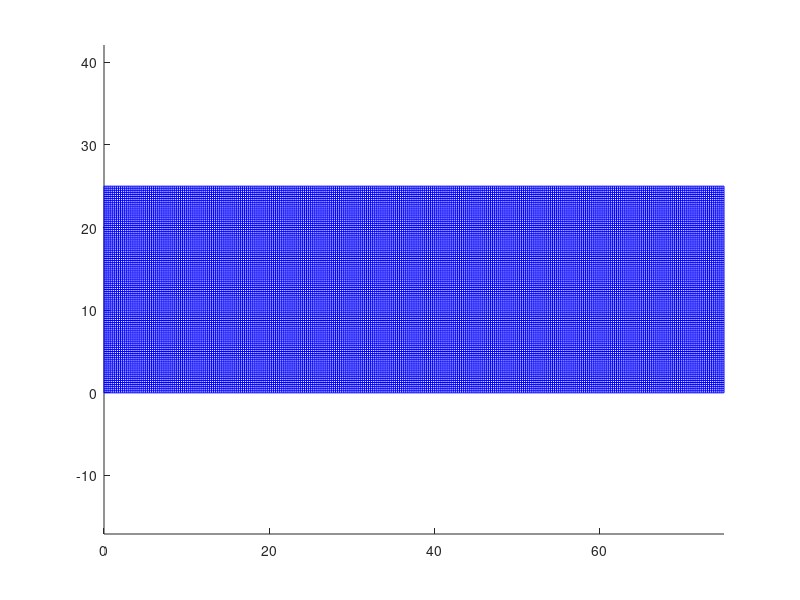
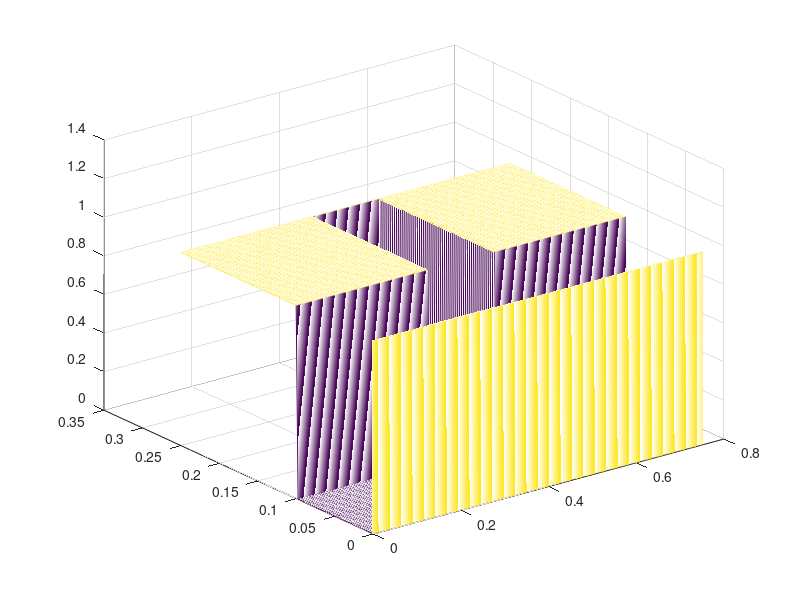
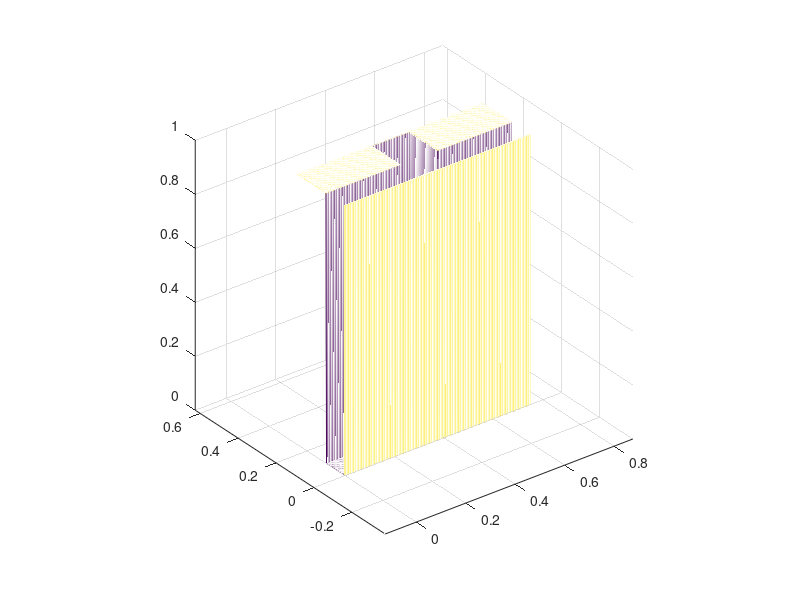

These charts were generated, in order, by the following MATLAB code: (Note: this script raises an error after producing the figures.)
close all
clear all
clc

%% Parámetros
L1=30;%cm debe ser >b/2
L2=15;%cm
L3=30;%cm
b=10;%cm
W=15;%cm
dx=0.25;%cm
dy=0.25;%cm,
pendiente=1/500;%sin(theta)=tan(theta)


%% los dx

x=0;%en cm
figure
N=1;

while x<=L1+L2+L3 %lineas verticales
    y1=0;%cm
    y2=W+b;%cm    
    X1(N)=x; %cm - el definitivo que se guarda    
    %dx=0.1*dx;%Aqui paso dx  de mm a cm
    line([x,x],[y1,y2], 'color','b', 'linewidth',0.1); hold on;
    x=x+dx ;
    N=N+1;    
end
% los dy
y=0;
M=1;
while y<=b+W %lineas horizontales
   Y1(M)=y;
   x1=0;
   x2=L1+L2+L3;         
   line([x1,x2],[y,y],'color','b');hold on;
   %dy=dy*0.1;
   y=y+dy;
   M=M+1;
end
axis equal

N=N-1; M=M-1;
X=zeros(M,N);
Y=zeros(M,N);
Z=zeros(M,N);
%% de cm a m
X1=X1/100;
Y1=Y1/100;
for i=1:M
   X(i,:)=X1; 
end
for i=1:N
   Y(:,i)=Y1'; 
end
X=[X;X1];
Y=[zeros(1,N); Y+0.01/100];
Y1=[0 Y1+0.01/100];

%% Canal base sin pared abajo y arriba
figure
Z=zeros(M,N);
M=M+1;
Z(1,:)=1;
Z(M,:)=1;
Z(find(Y1>=b/100),find(X1<L1/100))=1;%El canal no incluye el borde
Z(find(Y1>=b/100),find(X1>(L1+L2)/100))=1;
for i=1:size(Z,1) % la pendiente
   Z(i,:)=Z(i,:)+(X1(end)-X1)*pendiente;    
end
mesh(X,Y,Z);


XYZ=[reshape(X,[],1) reshape(Y,[],1) reshape(Z,[],1)];
%save XYZsinparedes.dat -ASCII XYZ
%clear XYZ

%axis equal
%grid off
%% con pared abajo y arriba
figure
mesh(X,Y,Z);
axis equal
XYZ=[reshape(X',[],1) reshape(Y',[],1) reshape(Z',[],1)];
save XYZconparedes.dat -ASCII XYZ
%clear XYZ


%% SEÑALES
 close all
% 
%Oeste
indcanal=find(Y1<b/100 & Y1>0);
indnocanal=find(Y1>=b/100);
indnocanal=[indnocanal find(Y1==0)];
tf=300;
dt=1;
time=0:dt:tf;
Q=255/(100*100*100);%El caudal total m3/s
h0=0.01;%La altura



qx(indcanal)=Q/(length(indcanal)*h0*(dy/100)); %El caudal unitario por celda
qx(indnocanal)=0;
for i=1:length(time)
    Qx(:,i)=qx;
end
Qx=Qx';
Qx=reshape(Qx,[],1);


qy(indcanal)=0;
qy(indnocanal)=0;
for i=1:length(time)
    Qy(:,i)=qy;
end
Qy=Qy';
Qy=reshape(Qy,[],1)

eta(indcanal)=0;
eta(indnocanal)=0;
for i=1:length(time)
    Eta(:,i)=eta;
end
Eta=Eta';
Eta=reshape(Eta,[],1)

%ESTE
% 
% h(indcanal)=1/100;
% h(indnocanal)=0;
% 
% for i=1:length(time)    
%     if time(i)<=4
%        H(:,i)=1.2*h';    
%     else
%        H(:,i)=h';  
%     end
% end

hs2(1:length(time))=0.01;
%varia desde 0.012 hasta 0.01;
% for i=1:length(time)
%     if time(i)<=4        
%        hs2(i)=(0.012-0.01)/(0-4)*time(i)+0.012; 
%     else
%        hs2(i)=0.01;        
%     end
% end
%Parámetros de adimensionalizaciòn
L=1;
U=1;
H=1; 
T=L/U;


time=time/T;
hs2=hs2/H;

hs2=[time' hs2'];

save  hs2.dat   -ASCII hs2
save  Suh_xi0.dat -ASCII Qx
save  Svh_xi0.dat -ASCII Qy
save  Seta_xi0.dat -ASCII Eta
disp([ 'Nbx=' num2str(N)]);
disp(['Nby=' num2str(M)]);


